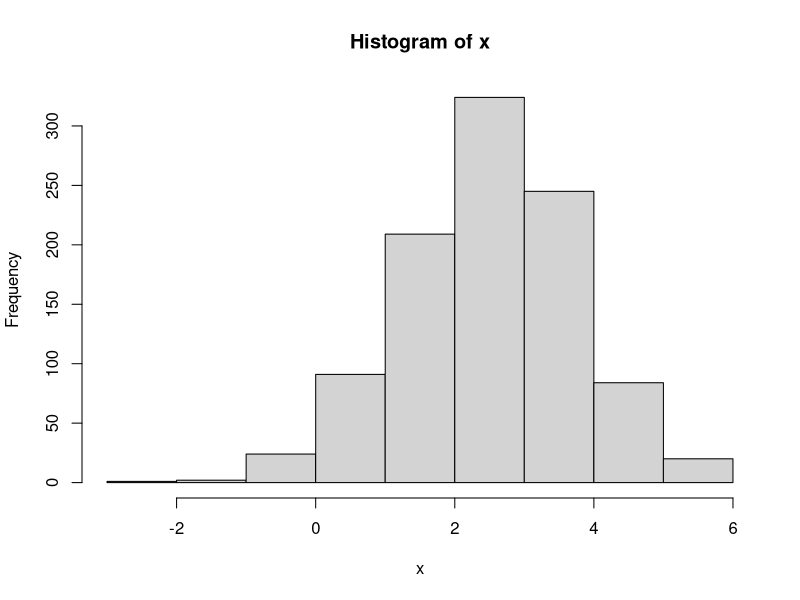

Write R code to recreate this figure.
## ---- chunk 1
options(width = 100)
knitr::opts_chunk$set(echo = TRUE)
## ---- chunk 2
n <- 1000
x <- rnorm(n, mean = 2.5, sd = 1.2)
## ---- chunk 3
hist(x)
## ---- chunk 4
mean(x)
## ---- chunk 5
sd(x)
## ---- chunk 6
bts <- c("Jin", "Suga", "J-Hope", "RM", "Jimin", "V", "Jungkook")
## ---- chunk 7
length(bts)
## ---- chunk 8
subgroup_a <- sample(bts, 4, replace = FALSE)
subgroup_b <- sample(bts, 4, replace = FALSE)
## ---- chunk 9
subgroup_a
## ---- chunk 10
subgroup_b
## ---- chunk 11
union(subgroup_a, subgroup_b)
intersect(subgroup_a, subgroup_b)
## ---- chunk 12
?rnorm
## ---- chunk 13
?mean
## ---- chunk 14
?sd
## ---- chunk 15
?hist
## ---- chunk 16
?length
## ---- chunk 17
?sample
## ---- chunk 18
?union
## ---- chunk 19
?intersect
